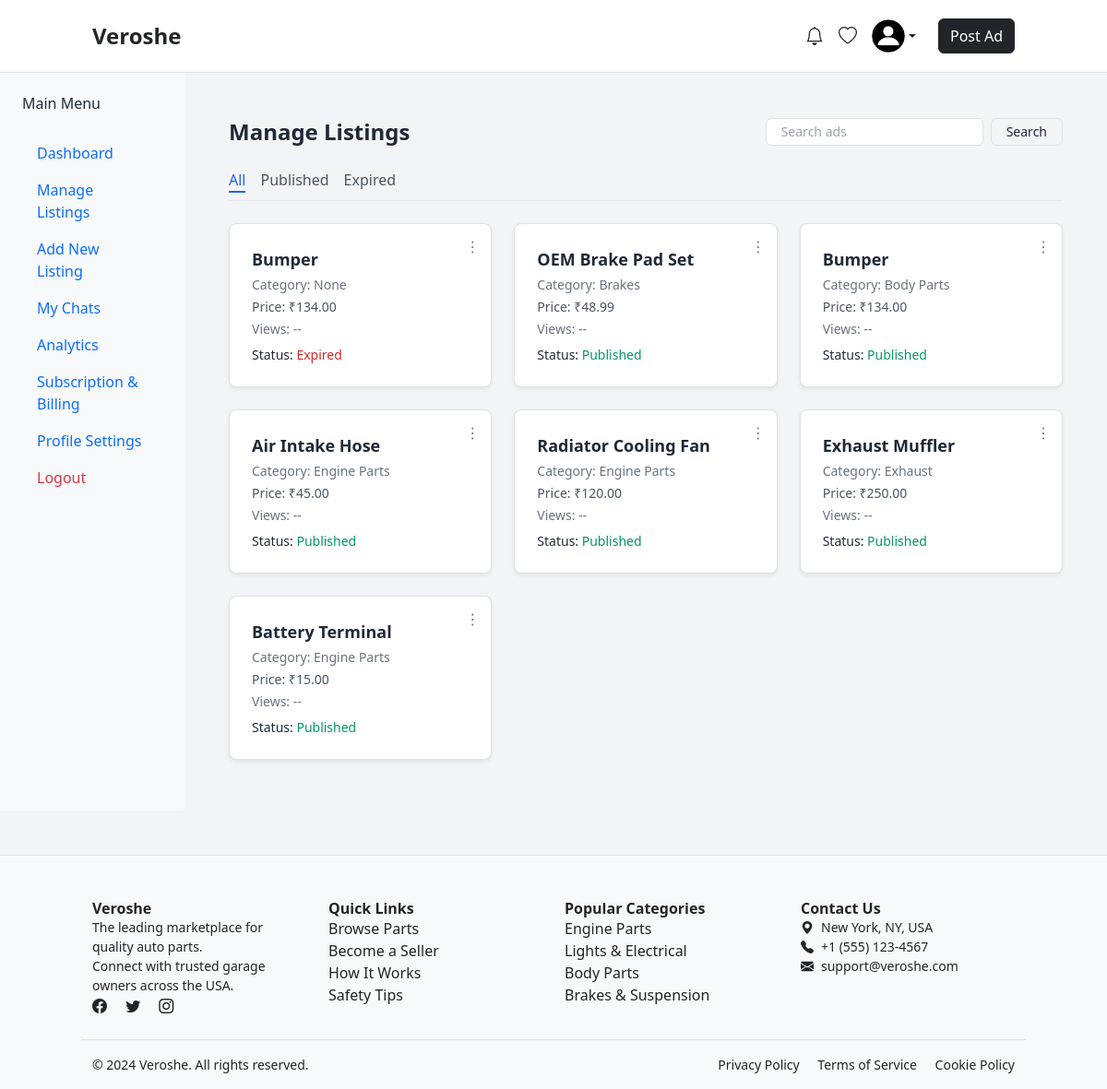
Before: /manage-ads/ (signed in) with the older database file.
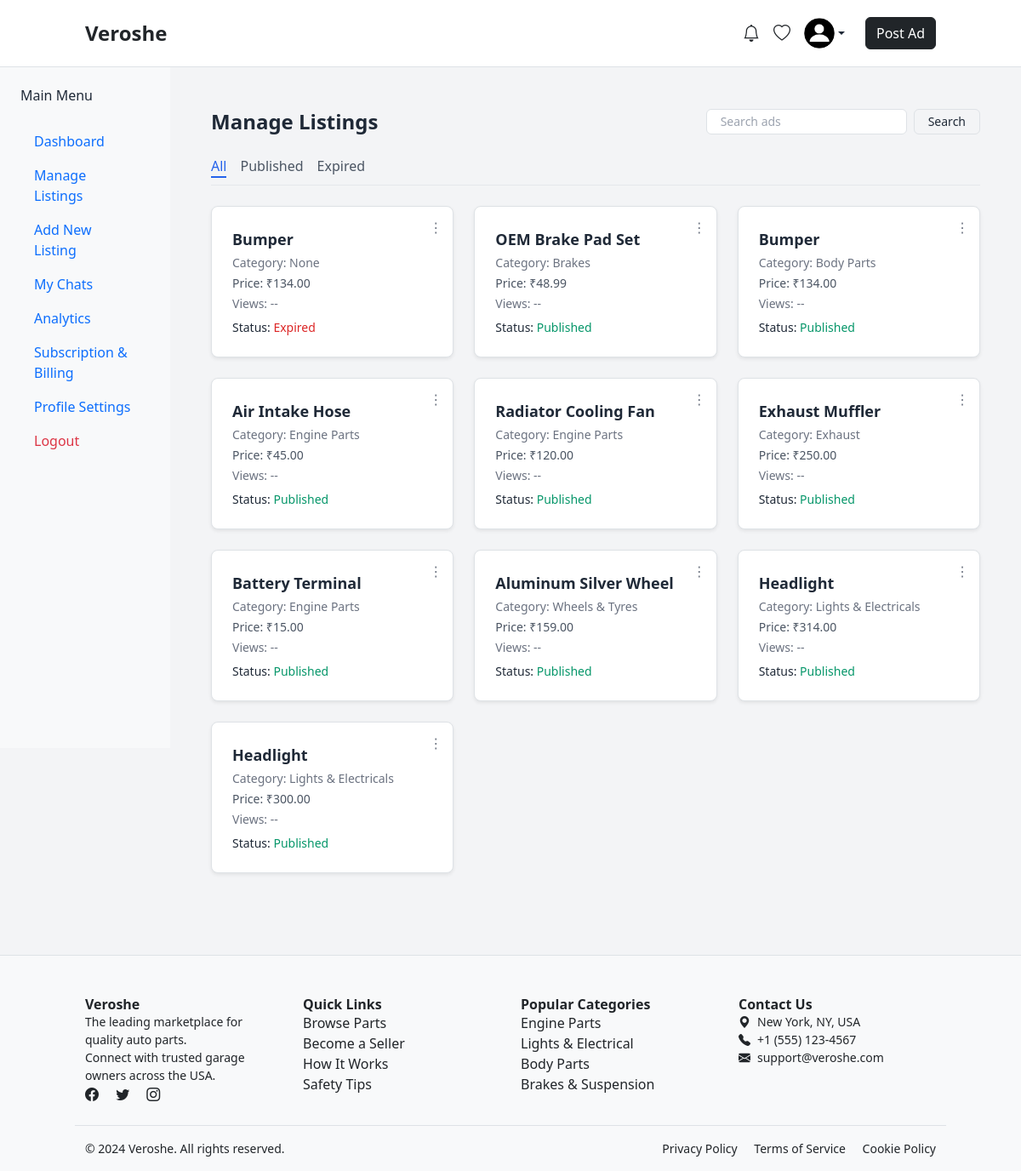
After: the same page with the newer database file.
### core/models.py (models this page shows, shortened)
class Ad(models.Model):
    seller = models.ForeignKey(settings.AUTH_USER_MODEL, on_delete=models.CASCADE)
    category = models.ForeignKey(Category, choices=CATEGORY_CHOICES, on_delete= models.CASCADE, null=True, blank=True)
    title = models.CharField(max_length=255)
    make = models.CharField(max_length=255, null=True, blank=True)
    model = models.CharField(max_length=255, null=True, blank=True)
    sub_model = models.CharField(max_length=100, null=True, blank=True)
    year = models.PositiveIntegerField(blank=True, null=True)
    fuel_type = models.CharField(max_length=20, choices=FUEL_CHOICES, null=True, blank=True)
    transmission = models.CharField(max_length=20,choices=TRANSMISSION_CHOICES, default='Manual', blank=True, null=True)
    description = models.TextField(blank=True, null=True)
    price = models.DecimalField(max_digits=10, decimal_places=2)
    image = models.ImageField(upload_to='ads/', blank=True, null=True)
    location = models.CharField(max_length=100, blank=True, null=True)
    mobile_number = models.CharField(max_length=15, blank=True, null=True)
    is_expired = models.BooleanField(default=False)
    created_at = models.DateTimeField(auto_now_add=True)
    views = models.IntegerField(default=0)
    is_active = models.BooleanField(default=True)

class Category(models.Model):
    name = models.CharField(max_length=100)
    slug = models.SlugField(unique=True)
    def __str__(self):
        return self.name

### core/views.py (the view)
# urls.py: path('manage-ads/', views.manage_ads, name='manage_ads'),
def manage_ads(request):
    filter_by = request.GET.get('filter', 'all')
    if filter_by == 'published':
        ads = Ad.objects.filter(is_active=True, is_expired=False)
    elif filter_by == 'expired':
        ads = Ad.objects.filter(is_expired=True)
    else:  # All ads
        ads = Ad.objects.all()
    context = {
        'ads': ads,
        'filter_by': filter_by,
    }
    return render(request, 'core/manage_ads.html', context)

### core/templates/core/manage_ads.html (shortened to what this page needs)
{% extends 'core/base.html' %}
{% load static %}
{% block content %}
<div class="container-fluid">
  <div class="row">
    <div class="col-md-3 col-lg-2 bg-light vh-100 p-4">
      <h5 class="mb-4">Main Menu</h5>
      <ul class="nav flex-column">
        <li class="nav-item"><a href="{% url 'seller_dashboard' %}" class="nav-link">Dashboard</a></li>
        <li class="nav-item"><a href="{% url 'manage_ads' %}" class="nav-link">Manage Listings</a></li>
        <li class="nav-item"><a href="#" class="nav-link">Add New Listing</a></li>
        <li class="nav-item"><a href="#" class="nav-link">My Chats</a></li>
        <li class="nav-item"><a href="#" class="nav-link">Analytics</a></li>
        <li class="nav-item"><a href="#" class="nav-link">Subscription & Billing</a></li>
        <li class="nav-item"><a href="{% url 'profile_settings' %}" class="nav-link">Profile Settings</a></li>
        <li class="nav-item"><a href="{% url 'logout' %}" class="nav-link text-danger">Logout</a></li>
      </ul>
    </div>
    <div class="col-md-9 col-lg-10 p-4">
      <div class="container mx-auto p-4">
        <div class="d-flex justify-between align-items-center">
          <h2 class="text-2xl font-bold mb-4">Manage Listings</h2>
          <form method="get" action="" class="flex items-center mb-4 space-x-2">
            <input type="text" name="search" placeholder="Search ads" class="border rounded-md px-3 py-1 text-sm focus:outline-none focus:ring focus:border-blue-300" value="{{ request.GET.search }}">
            <button type="submit" class="border border-gray-300 text-sm px-3 py-1 rounded-md hover:bg-gray-100">Search</button>
          </form>
        </div>
        <div class="flex space-x-4 mb-6 border-b pb-2">
          <a href="?filter=all" class="{% if filter_by == 'all' %}border-b-2 border-blue-600 text-blue-600{% else %}text-gray-600{% endif %} hover:text-blue-600">
            All
          </a>
          <a href="?filter=published" class="{% if filter_by == 'published' %}border-b-2 border-blue-600 text-blue-600{% else %}text-gray-600{% endif %} hover:text-blue-600">
            Published
          </a>
          <a href="?filter=expired" class="{% if filter_by == 'expired' %}border-b-2 border-blue-600 text-blue-600{% else %}text-gray-600{% endif %} hover:text-blue-600">
            Expired
          </a>
        </div>        <div class="grid md:grid-cols-2 lg:grid-cols-3 gap-4">
          {% for ad in ads %}
          <div class="bg-white border rounded-lg shadow-sm p-4 relative">
            <div class="absolute top-3 right-3 group">
              <button onclick="toggleDropdown('dropdown-{{ ad.id }}')" class="text-gray-500 hover:text-gray-800 focus:outline-none">
              &#x22EE;
              </button>
          </div>
        <h3 class="text-lg font-semibold mb-1">{{ ad.title }}</h3>
        <p class="text-sm text-gray-500 mb-1">Category: {{ ad.category }}</p>
        <p class="text-sm text-gray-600 mb-1">Price: ₹{{ ad.price }}</p>
        <p class="text-sm text-gray-500">Views: --</p>
        <p class="text-sm mt-2">
          Status:
          {% if ad.is_expired %}
            <span class="text-red-600 font-medium">Expired</span>
          {% elif ad.is_active %}
            <span class="text-green-600 font-medium">Published</span>
          {% else %}
            <span class="text-gray-600 font-medium">Unpublished</span>
          {% endif %}
        </p>
      </div>
      {% empty %}
      <p class="text-gray-500 col-span-full">No ads found in this category.</p>
      {% endfor %}
        </div>  </div>    <link href="https://cdn.jsdelivr.net/npm/tailwindcss@2.2.19/dist/tailwind.min.css" rel="stylesheet">
    </div>
  </div>
</div>
{% endblock %}

Changed rows visible on the page:
added Ad: title "Aluminum Silver Wheel", category "Wheels & Tyres", price "159.00", is_expired "Published"
added Ad: title "Headlight", category "Lights & Electricals", price "314.00", is_expired "Published"
added Ad: title "Headlight", category "Lights & Electricals", price "300.00", is_expired "Published"
